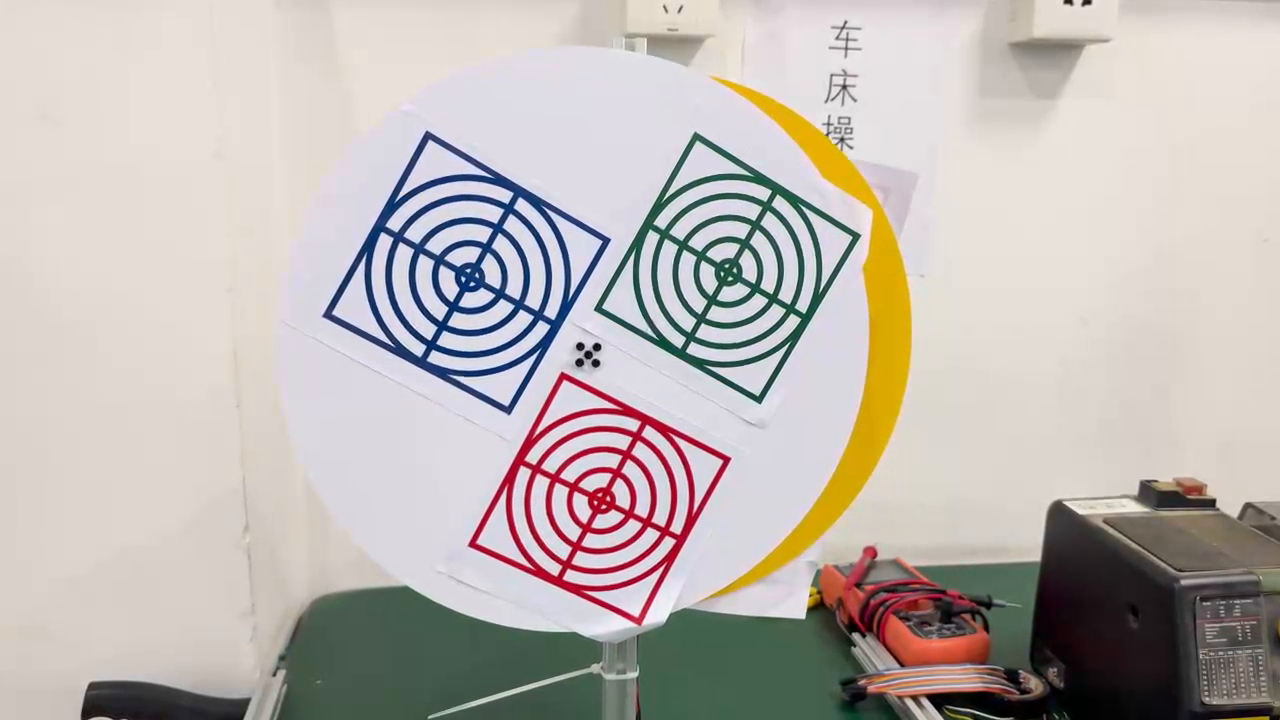
#> input picture frame 82 of 智能机器人实验/IMG_0021.mp4, 1280 x 720 px, given in place of the camera
$ python demo_vid.py
#> lines starting #> are read from the running program, lines starting #| are printed output that depends on the picture; after the words box and inside, x2 and y2 are one past the last pixel; in counts of white or black regions, pixels touching at a corner belong together
import cv2
import numpy as np
# video_path = "/Users/luozhufeng/Desktop/Python-for-UESTC-ME-Major/智能机器人实验/课前准备/IMG_0013.mp4"
video_path = "/Users/luozhufeng/Desktop/Python-for-UESTC-ME-Major/智能机器人实验/课前准备/output.mp4"
lower_red = np.array([153, 32, 87])
upper_red = np.array([180, 213, 206])
lower_green = np.array([50, 13, 16])
upper_green = np.array([94, 84, 134])
lower_blue = np.array([92, 40, 40])
upper_blue = np.array([120, 255, 200])
lower_green1 = np.array([40, 6, 0])
upper_green1 = np.array([97, 85, 130])
cap = cv2.VideoCapture(0)

def process_mask(mask):
    mask = reverse_convolution(mask, np.ones((3,3), np.uint8))  # 反卷积
    mask = cv2.medianBlur(mask, 5)  # 中值滤波
    mask = cv2.GaussianBlur(mask, (3,3), 1)  # 使用更大的模糊核心
    # 锐化
    kernel = np.array([[-1,-1,-1], [-1,9,-1], [-1,-1,-1]])
    mask = cv2.filter2D(mask, -1, kernel)

    # mask = cv2.dilate(mask, None, iterations=6)  # 膨胀
    # mask = cv2.erode(mask, None, iterations=2)  # 腐蚀
    edges = cv2.Canny(mask, 100, 200)
    return mask,edges

# apply reverse covolution to the image
def reverse_convolution(image, kernel):
    kernel = np.flipud(np.fliplr(kernel))
    return cv2.filter2D(image, -1, kernel)

def apply_CLAHE(img, clip_limit=2.0, tile_grid_size=(8, 8)):
    """
    Apply Contrast Limited Adaptive Histogram Equalization (CLAHE) to an image.

    Parameters:
        image_path (str): Path to the input image.
        clip_limit (float): Threshold for contrast limiting. Higher values increase contrast.
        tile_grid_size (tuple): Size of the grid for the tiles used to compute the histogram.

    Returns:
        output_image (numpy.ndarray): Image after applying CLAHE.
    """
    # Read the image
    if img is None:
        raise ValueError("Image not found at the specified path.")


    # Create a CLAHE object
    clahe = cv2.createCLAHE(clipLimit=clip_limit, tileGridSize=tile_grid_size)

    # Apply CLAHE
    enhanced_img = clahe.apply(img)

    return enhanced_img

if not cap.isOpened():
    print("Error: Could not open video.")
    exit()

frame_count = 0
while True:
    ret, frame = cap.read()
#> frame is the input picture: shape (720, 1280, 3); mean B, G, R 178.6, 182.6, 190
    if not ret:
        break
    frame_count += 1

    hsv = cv2.cvtColor(frame, cv2.COLOR_BGR2HSV)
#> hsv: shape (720, 1280, 3); mean H, S, V 62, 37.8, 195.9
    # 分离 HSV 通道
    h, s, v = cv2.split(hsv)
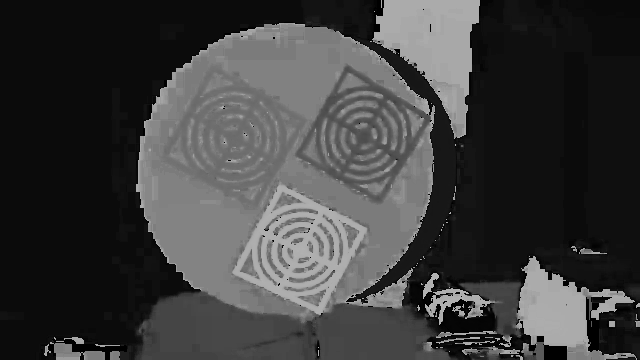
#> h: shape (720, 1280) (shown at 1/2 size); min 0, max 179, mean 62

    # 对 V 通道应用中值滤波
    v = apply_CLAHE(v)
    v_filtered = cv2.medianBlur(v, 3)  # 5 是核大小，可以根据需要调整

    # 重新组合 HSV 通道
    hsv = cv2.merge([h, s, v_filtered])
#> hsv: shape (720, 1280, 3); mean H, S, V 62, 37.8, 188.4
    frame = cv2.cvtColor(hsv, cv2.COLOR_HSV2BGR)

    green_mask = cv2.inRange(hsv, lower_green, upper_green)
#> green_mask: shape (720, 1280); 6.8% white; 787 white regions (750 under 20 px), largest, box (x1, y1, x2, y2) and area: (274, 585, 868, 720) 54308, (920, 564, 1025, 604) 2075, (984, 598, 1037, 674) 1831
    blue_mask = cv2.inRange(hsv, lower_blue, upper_blue)
#> blue_mask: shape (720, 1280); 2.4% white; 214 white regions (196 under 20 px), largest, box (x1, y1, x2, y2) and area: (322, 132, 611, 416) 20596, (604, 309, 654, 338) 124, (648, 314, 663, 336) 104
    red_mask = cv2.inRange(hsv, lower_red, upper_red)
#> red_mask: shape (720, 1280); 1.1% white in thin lines or dots, all inside (x1, y1, x2, y2) = (467, 184, 1280, 718)

    green_mask1 = cv2.inRange(hsv, lower_green1, upper_green1)
#> green_mask1: shape (720, 1280); 6.9% white; 826 white regions (778 under 20 px), largest, box (x1, y1, x2, y2) and area: (270, 586, 869, 720) 54987, (918, 564, 1027, 604) 1960, (982, 565, 1042, 674) 1699
    red_mask_inv = cv2.bitwise_not(red_mask)
    red_mask_inv = cv2.erode(red_mask_inv, None, iterations=4)
#> red_mask_inv: shape (720, 1280); 94.4% white; 19 black regions, largest, box (x1, y1, x2, y2) and area: (463, 367, 736, 631) 37854, (842, 542, 984, 654) 6857, (854, 658, 1028, 705) 3582
    blue_mask_inv = cv2.bitwise_not(blue_mask)
    blue_mask_inv = cv2.erode(blue_mask_inv, None, iterations=4)
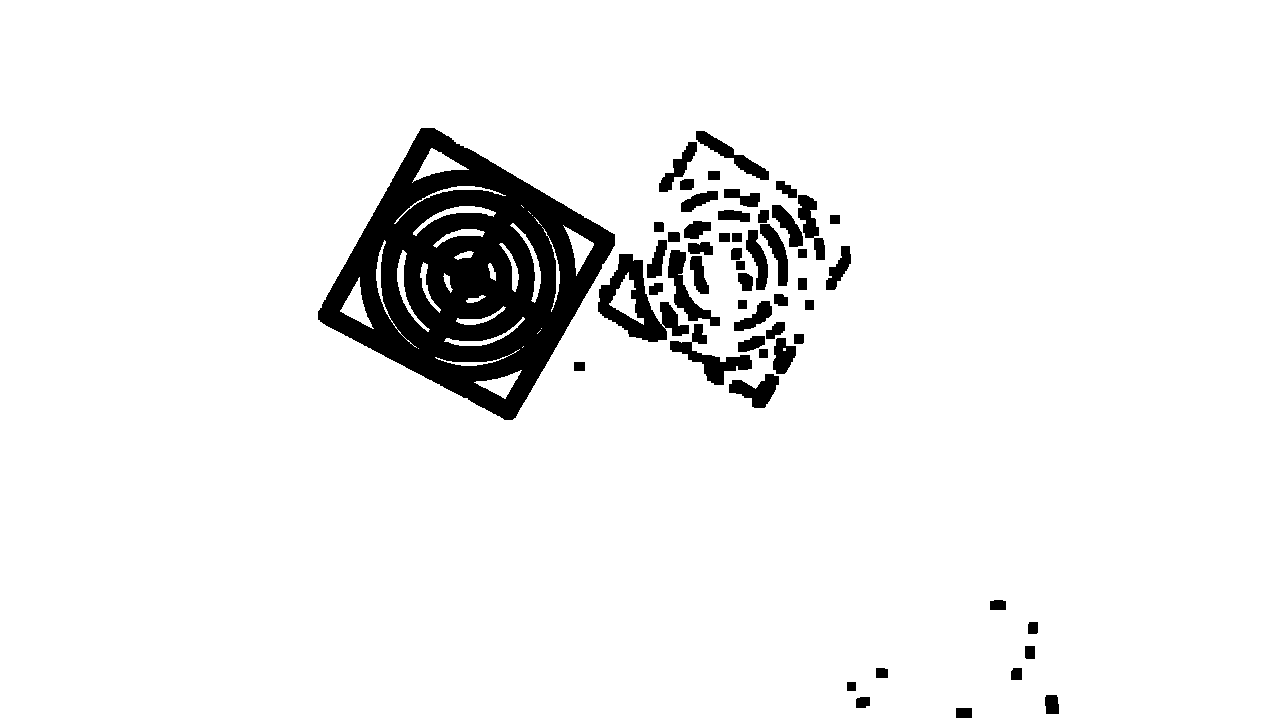
#> blue_mask_inv: shape (720, 1280); 93.2% white; 53 black regions, largest, box (x1, y1, x2, y2) and area: (318, 128, 615, 420) 42696, (598, 254, 689, 342) 3145, (670, 324, 752, 385) 1484
    green_mask = cv2.bitwise_and(red_mask_inv, green_mask1)
#> green_mask: shape (720, 1280); 6.9% white; 821 white regions (774 under 20 px), largest, box (x1, y1, x2, y2) and area: (270, 586, 868, 720) 54947, (918, 564, 1027, 604) 1843, (982, 565, 1042, 674) 1678
    green_mask = cv2.bitwise_and(green_mask, blue_mask_inv)
#> green_mask: shape (720, 1280); 6.6% white; 472 white regions (446 under 20 px), largest, box (x1, y1, x2, y2) and area: (270, 586, 868, 720) 54921, (918, 564, 1027, 602) 1833, (982, 608, 1037, 674) 1360
    green_mask = cv2.medianBlur(green_mask, 5)
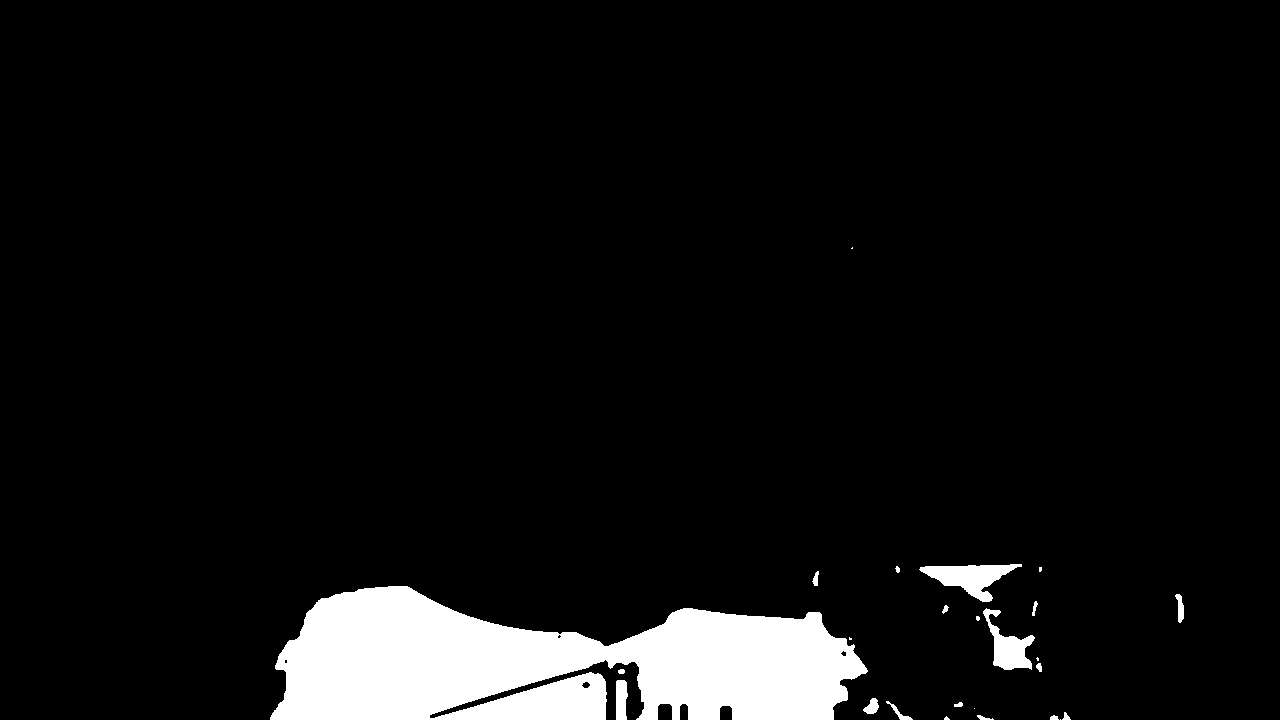
#> green_mask: shape (720, 1280); 6.5% white; 25 white regions (8 under 20 px), largest, box (x1, y1, x2, y2) and area: (270, 586, 868, 720) 55094, (919, 564, 1022, 602) 1814, (983, 608, 1035, 670) 1339

    red_mask,red_edges = process_mask(red_mask)
#> in reverse_convolution, `kernel = np.flipud(np.fliplr(kernel))`: kernel = [[1, 1, 1], [1, 1, 1], [1, 1, 1]]
    blue_mask,blue_edges = process_mask(blue_mask)
    green_mask,green_edges = process_mask(green_mask)

    all_edges = cv2.bitwise_xor(red_edges, blue_edges)
#> all_edges: shape (720, 1280); 1.5% white in thin lines or dots, all inside (x1, y1, x2, y2) = (321, 130, 1280, 718)
    all_edges = cv2.bitwise_xor(all_edges, green_edges)
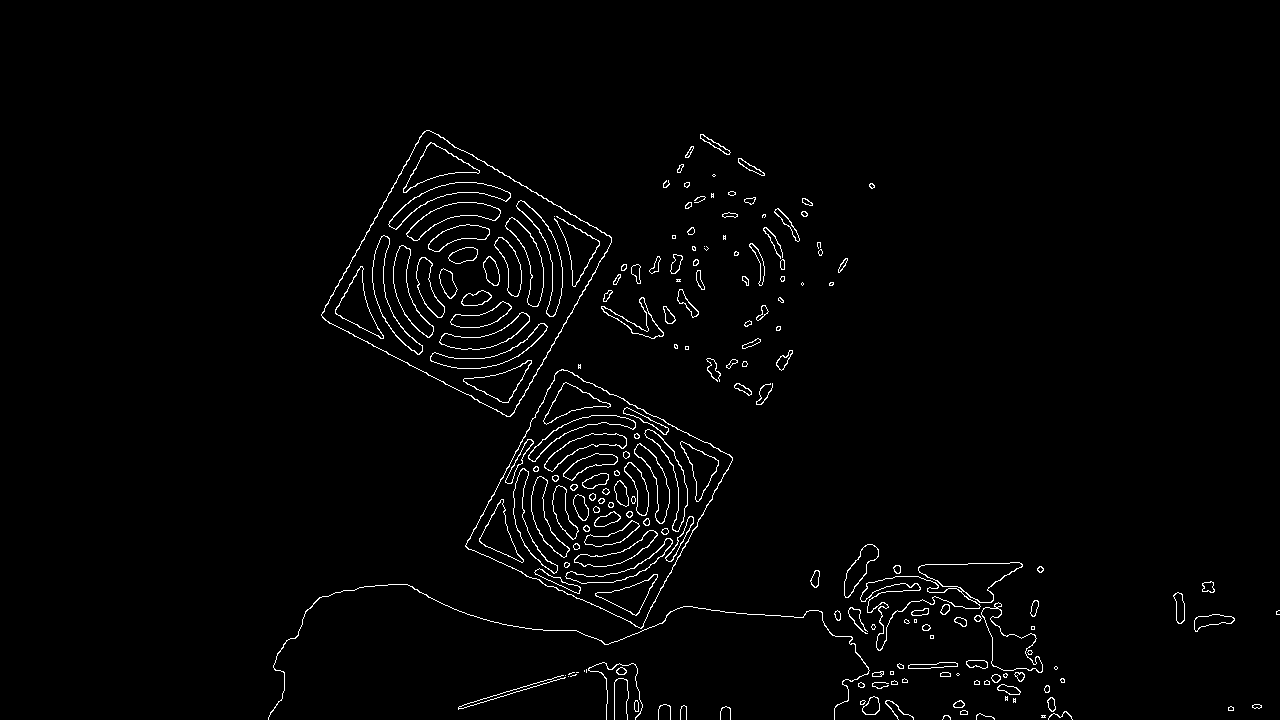
#> all_edges: shape (720, 1280); 1.8% white in thin lines or dots, all inside (x1, y1, x2, y2) = (268, 130, 1280, 720)
    # 检测圆
    red_circles = cv2.HoughCircles(red_edges,
                            cv2.HOUGH_GRADIENT,
                            dp=1,
                            minDist=100,
                            param1=50+5,
                            param2=30+0,
                            minRadius=180,
                            maxRadius=200)
#> red_circles = None
    blue_circles = cv2.HoughCircles(blue_edges,
                            cv2.HOUGH_GRADIENT,
                            dp=1,
                            minDist=100,
                            param1=50+5,
                            param2=30+0,
                            minRadius=180,
                            maxRadius=200)
#> blue_circles = None
    green_circles = cv2.HoughCircles(green_edges,
                            cv2.HOUGH_GRADIENT,
                            dp=1,
                            minDist=100,
                            param1=50+5,
                            param2=30+0,
                            minRadius=180,
                            maxRadius=200)
#> green_circles = None

    if red_circles is not None:
        red_circles = np.uint16(np.around(red_circles))
        for i in red_circles[0, :]:
            red_center = (i[0], i[1])  # 圆心
            red_radius = i[2]          # 圆半径
            cv2.circle(frame, red_center, red_radius, (0, 0, 255), 3)  # 画圆
            cv2.circle(frame, red_center, 2, (0, 255, 0), 3)       # 画圆心
            cv2.putText(frame, f'Center: {red_center},Radius: {red_radius}', (red_center[0], red_center[1]-10),
                        cv2.FONT_HERSHEY_SIMPLEX, 0.5, (0, 0, 255), 2)
    if blue_circles is not None:
        blue_circles = np.uint16(np.around(blue_circles))
        for i in blue_circles[0, :]:
            blue_center = (i[0], i[1])
            blue_radius = i[2]
            cv2.circle(frame, blue_center, blue_radius, (255, 0, 0), 3)
            cv2.circle(frame, blue_center, 2, (0, 255, 0), 3)
            cv2.putText(frame, f'Center: {blue_center},Radius: {blue_radius}', (blue_center[0], blue_center[1]-10),
                        cv2.FONT_HERSHEY_SIMPLEX, 0.5, (255, 0, 0), 2)
    if green_circles is not None:
        green_circles = np.uint16(np.around(green_circles))
        for i in green_circles[0, :]:
            green_center = (i[0], i[1])
            green_radius = i[2]
            cv2.circle(frame, green_center, green_radius, (0, 255, 0), 3)
            cv2.circle(frame, green_center, 2, (0, 255, 0), 3)
            cv2.putText(frame, f'Center: {green_center},Radius: {green_radius}', (green_center[0], green_center[1]-10),
                        cv2.FONT_HERSHEY_SIMPLEX, 0.5, (0, 255, 0), 2)


    # cv2.imshow('red_mask', red_mask)

    cv2.imshow('greenmask', green_mask)
    cv2.imshow('bluemask', blue_mask)
    cv2.imshow('redmask', red_mask)

    # cv2.imshow('edges', all_edges)
    cv2.imshow('Frame', frame)


    if cv2.waitKey(1) & 0xFF == ord('q'):
#> (key q is pressed here)
        break

cap.release()
cv2.destroyAllWindows()
print(f'Total frames read: {frame_count}')

$ run again, starting later in the video
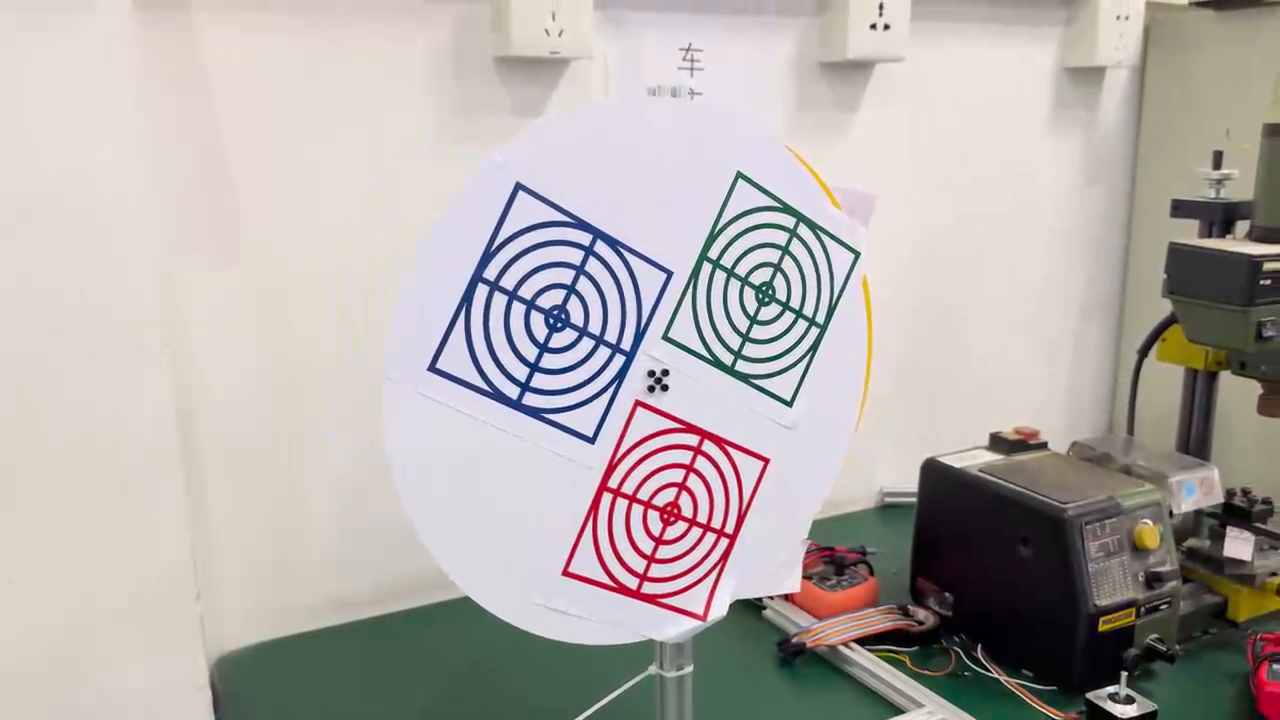
#> input picture frame 369 of 智能机器人实验/IMG_0021.mp4, 1280 x 720 px, given in place of the camera
#> frame is the input picture: shape (720, 1280, 3); mean B, G, R 170.5, 174, 180.2
#> blue_mask: shape (720, 1280); 2.3% white; 176 white regions (139 under 20 px), largest, box (x1, y1, x2, y2) and area: (428, 182, 674, 445) 17100, (706, 270, 726, 345) 329, (798, 236, 821, 318) 314
#> red_mask: shape (720, 1280); 0.99% white in thin lines or dots, all inside (x1, y1, x2, y2) = (561, 206, 1280, 717)
#> green_mask1: shape (720, 1280); 7% white; 546 white regions (460 under 20 px), largest, box (x1, y1, x2, y2) and area: (214, 596, 667, 720) 37482, (670, 598, 797, 720) 9286, (808, 500, 920, 602) 4739
#> `blue_mask_inv = cv2.erode(blue_mask_inv, None, iterations=4)`:
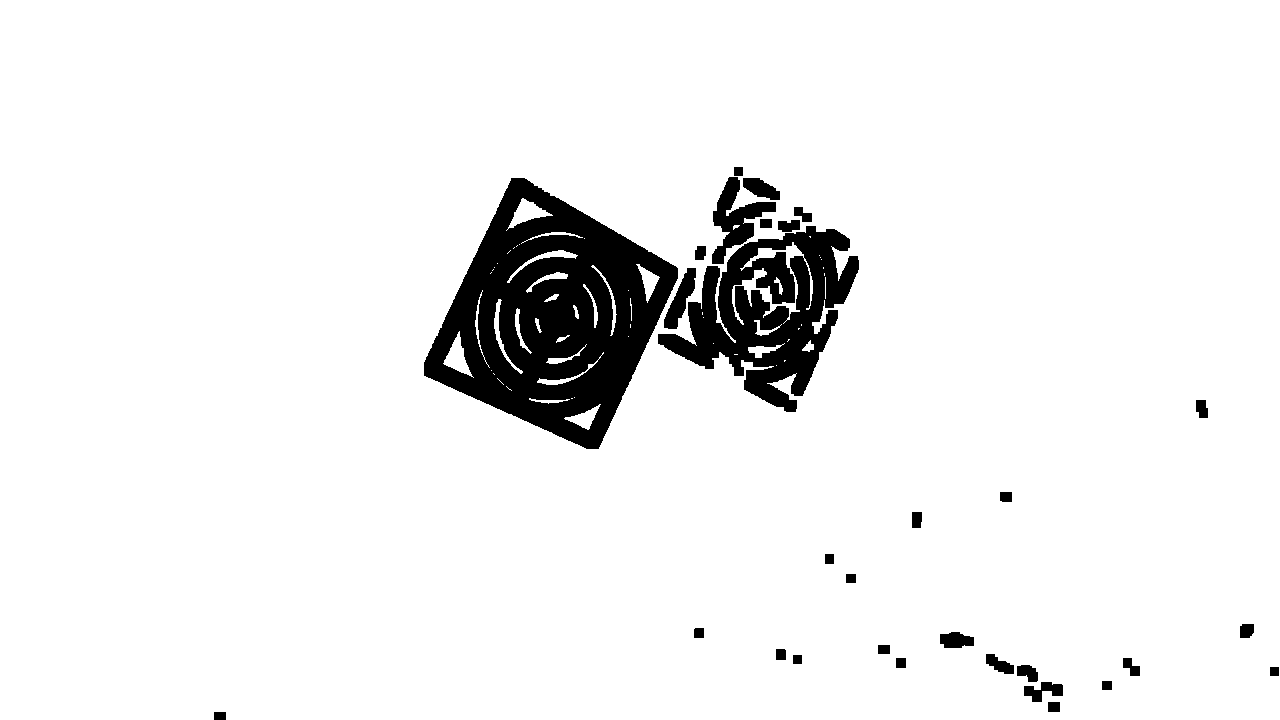
#> blue_mask_inv: shape (720, 1280); 93.3% white; 30 black regions, largest, box (x1, y1, x2, y2) and area: (424, 178, 678, 449) 36719, (658, 226, 859, 412) 17497, (712, 177, 776, 264) 2118
#> kernel = [[1, 1, 1], [1, 1, 1], [1, 1, 1]]
#> edges: shape (720, 1280); 0.62% white in thin lines or dots, all inside (x1, y1, x2, y2) = (559, 231, 1280, 717)
#> edges: shape (720, 1280); 0.82% white in thin lines or dots, all inside (x1, y1, x2, y2) = (216, 180, 1251, 720)
#> edges: shape (720, 1280); 0.43% white in thin lines or dots, all inside (x1, y1, x2, y2) = (215, 198, 1280, 720)
#> `all_edges = cv2.bitwise_xor(all_edges, green_edges)`:
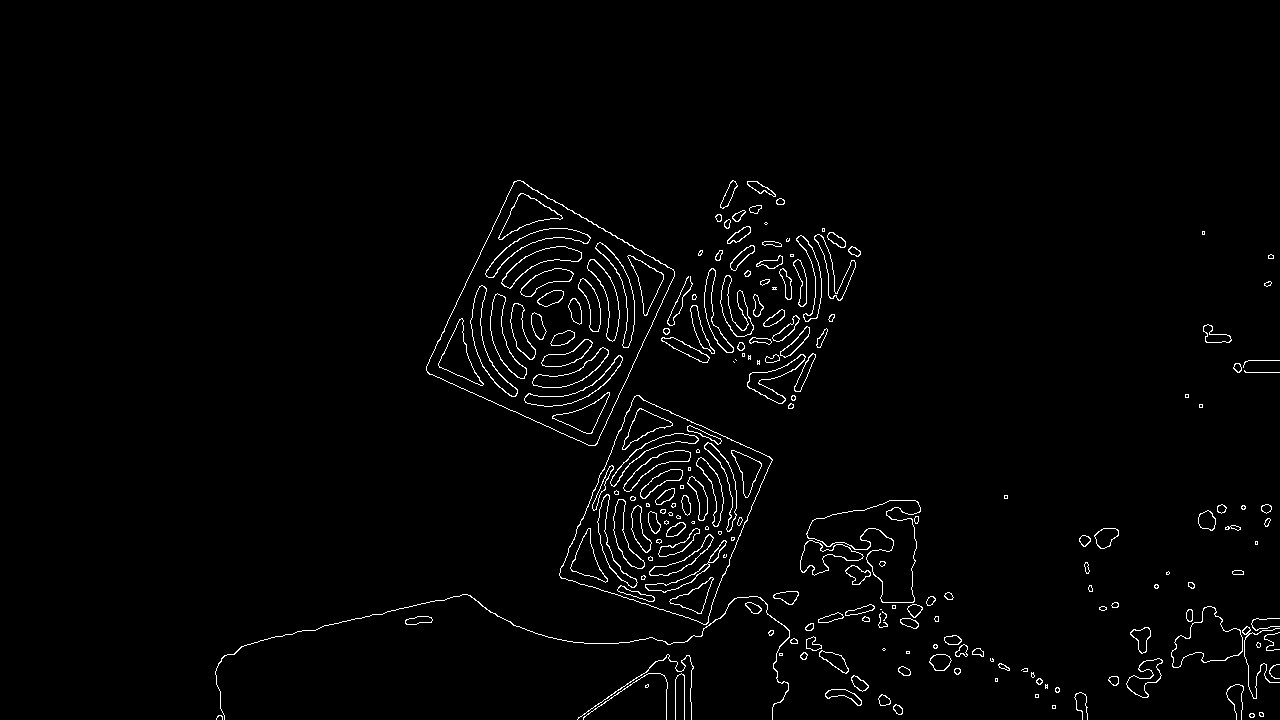
#> all_edges: shape (720, 1280); 1.9% white in thin lines or dots, all inside (x1, y1, x2, y2) = (215, 180, 1280, 720)
#> red_circles = None
